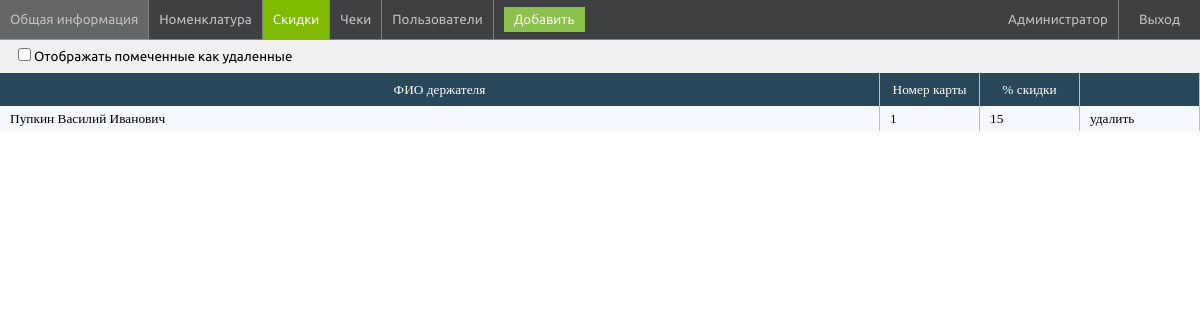
/admin/discounts (signed in), run on the app's committed database.
### tables this page shows
CREATE TABLE `discounts` (
  `ds_id` int(11) NOT NULL,
  `ds_number` int(11) NOT NULL,
  `ds_fio` text NOT NULL,
  `ds_value` int(3) NOT NULL DEFAULT '0',
  `ds_state` int(1) NOT NULL DEFAULT '0'
);

### app/components/Router.php (called while the page is built)
<?php
class Router {
    public function Run(){
        $uri = trim($_SERVER['REQUEST_URI'],'/');
        $routes = require_once ROOT . '/app/config/routes.php';
        $View = View::getInstance();
        $View->header = ROOT . '/app/views/layouts/header.php';
        $View->footer = ROOT . '/app/views/layouts/footer.php';
        foreach ($routes as $pattern => $route){
            $result = false;
            if(preg_match("~$pattern~", $uri)){
                $internalRoute    = explode('/',preg_replace("~$pattern~", $route, $uri));
                $controllerClass  = array_shift($internalRoute) . 'Controller';
                $action           = 'action' . array_shift($internalRoute);
                $controllerObject = new $controllerClass();
                if(method_exists($controllerObject, $action)){
                    $result = call_user_func_array([$controllerObject,$action], $internalRoute);
                }
            }
            if($result){
                $View->render();
                return true;
            }
        }
        throw new Exception("Path searching error");
    }
}

### index.php (called while the page is built, shortened)
<?php
    $router = new Router();
    try{
        $router->Run();
    } catch (ArrayException $e){
        print_r($e->getArray());
    } catch (Exception $e){
        echo $e->getMessage();
    }

### app/models/DiscountModel.php (called while the page is built, shortened)
<?php
class DiscountModel {
    public static function getList(bool $all = false): array {
        $DB = DB::getInstance()->getConnection();
        $allSql = ($all)?',0':'';
        $sql = "select * from discounts where ds_state in(1$allSql) order by ds_number";
        $qrslt = $DB->prepare($sql);
        $qrslt->setFetchMode(PDO::FETCH_ASSOC);
        $qrslt->execute();
        $result = [];
        while($row = $qrslt->fetch()){
            $result[] = $row;
        }
        return $result;
    }
}

### app/controllers/AdminDiscountsController.php (called while the page is built, shortened)
<?php
class AdminDiscountsController extends Controller{
    public function actionIndex(): bool {
        $list = DiscountModel::getList();
        return true;
    }
}

### app/views/admin/discounts/index.php (the view, shortened to what this page needs)
<top-panel>
    <ul>
        <a href="/admin"><li>Общая информация</li></a>
        <a href="/admin/nomenclature"><li>Номенклатура</li></a>
        <a href="/admin/discounts" class="active"><li>Скидки</li></a>
        <a href="/admin/orders"><li>Чеки</li></a>
        <a href="/admin/users"><li>Пользователи</li></a>
    </ul>
    <span id="add-btn">Добавить</span>
    <a href="/logout" class="exit">Выход</a>
    <span class="user-name"><?php echo $userName;?></span>
</top-panel>
<page-content-wrapper>
    <filter-panel>
        <label><input type="checkbox" id="filter-state">Отображать помеченные как удаленные</label>
    </filter-panel>
    <data-grid-wrapper>
        <data-grid>
            <table cellpadding="0" cellspacing="0">
                <thead>
                    <tr>
                        <th>ФИО держателя</th>
                        <th width="100">Номер карты</th>
                        <th width="100">% скидки</th>
                        <th width="120"></th>
                    </tr>
                </thead>
                <tbody id="grid-rows" table="discounts">
                    <?php if(count($discountsList) > 0):?>
                        <?php foreach($discountsList as $discountItem):?>
                            <tr class="grid-row" row-id="<?php echo $discountItem['ds_id'];?>">
                                <td><?php echo $discountItem['ds_fio'];?></td>
                                <td><?php echo $discountItem['ds_number'];?></td>
                                <td><?php echo $discountItem['ds_value'];?></td>
                                <td class="state-btn"><?php echo ($discountItem['ds_state'] == 0)? 'восстановить' : 'удалить';?></td>
                            </tr>
                        <?php endforeach;?>
                    <?php endif;?>
                </tbody>
            </table>
        </data-grid>
    </data-grid-wrapper>
</page-content-wrapper>

### css/main.css (style rules this page uses)
* { box-sizing:border-box;outline: none; }
html,body { height:100%; }
body { margin:0px;padding:0px;font-family: "Ubuntu", sans-serif;background-color:#f4f4f4; }
ul { list-style:none;margin:0px;padding:0px; }
li { float:left; }
a { text-decoration:none; }
input, label { display:block; }
top-panel,widgets-panel,filter-panel,data-grid,widget-title,widget-content { display:block; }
top-panel { width:100%;height:40px;float:left;background-color:rgb(62,64,66);font-size: 10pt;border-bottom:solid 1px rgb(128,128,128); }
btn-new-order,btn-new-guest,top-panel ul li,.btn-admin-panel { display:inline-block;line-height:40px;padding:0px 10px;border-right:solid 1px rgb(128,128,128);cursor:pointer;color:rgb(192,192,192); }
top-panel a.exit { display:inline-block;line-height:40px;padding:0px 20px;border-left:solid 1px rgb(128,128,128);cursor:pointer;color:rgb(192,192,192);float:right; }
btn-pay-cash,nomenclature-types > span.active,top-panel ul a.active li { background-color:#7fba00;color:#fff; }
filter-panel { width:100%;background-color:rgb(240,240,240);line-height:33px;font-size:10pt;padding-left:8px; }
filter-panel select,filter-panel input { margin-left:10px;line-height:21px; }
filter-panel input[type="checkbox"] { display:inline-block; }
filter-panel label { display:inline-block; }
data-grid-wrapper { display:block;height:100%;margin-top: -33px;padding-top: 33px; }
data-grid { background-color: #fff;min-height:100%; }
data-grid table { width:100%;font-size:10pt;font-family:"MS Sans Serif"; }
data-grid table td { line-height:25px; }
data-grid td,data-grid th { border-right:solid 1px #c0c0c0; }
data-grid tbody tr:nth-child(odd) { background-color:#F7F7FF; }
data-grid tbody td { padding:0px 10px; }
data-grid thead { background-color: #29495A;line-height:33px;color:#fff; }
data-grid th { font-weight:normal; }
.grid-row { cursor:pointer; }
page-content-wrapper { display:block;width:100%;height:100%;padding-top:40px; }
#add-btn { line-height:40px;margin-left:10px;background-color:#8BC34A;cursor:pointer;padding:5px 10px;color:#fff; }
.user-name { line-height: 40px;float:right;color:#c0c0c0;padding-right:10px; }

### css/kassa.css (style rules this page uses)
* { user-select:none; }

### data on the page
discounts: ds_fio "Пупкин Василий Иванович", ds_number "1", ds_value "15", ds_state "удалить"

### other printed values
$userName "Администратор"
